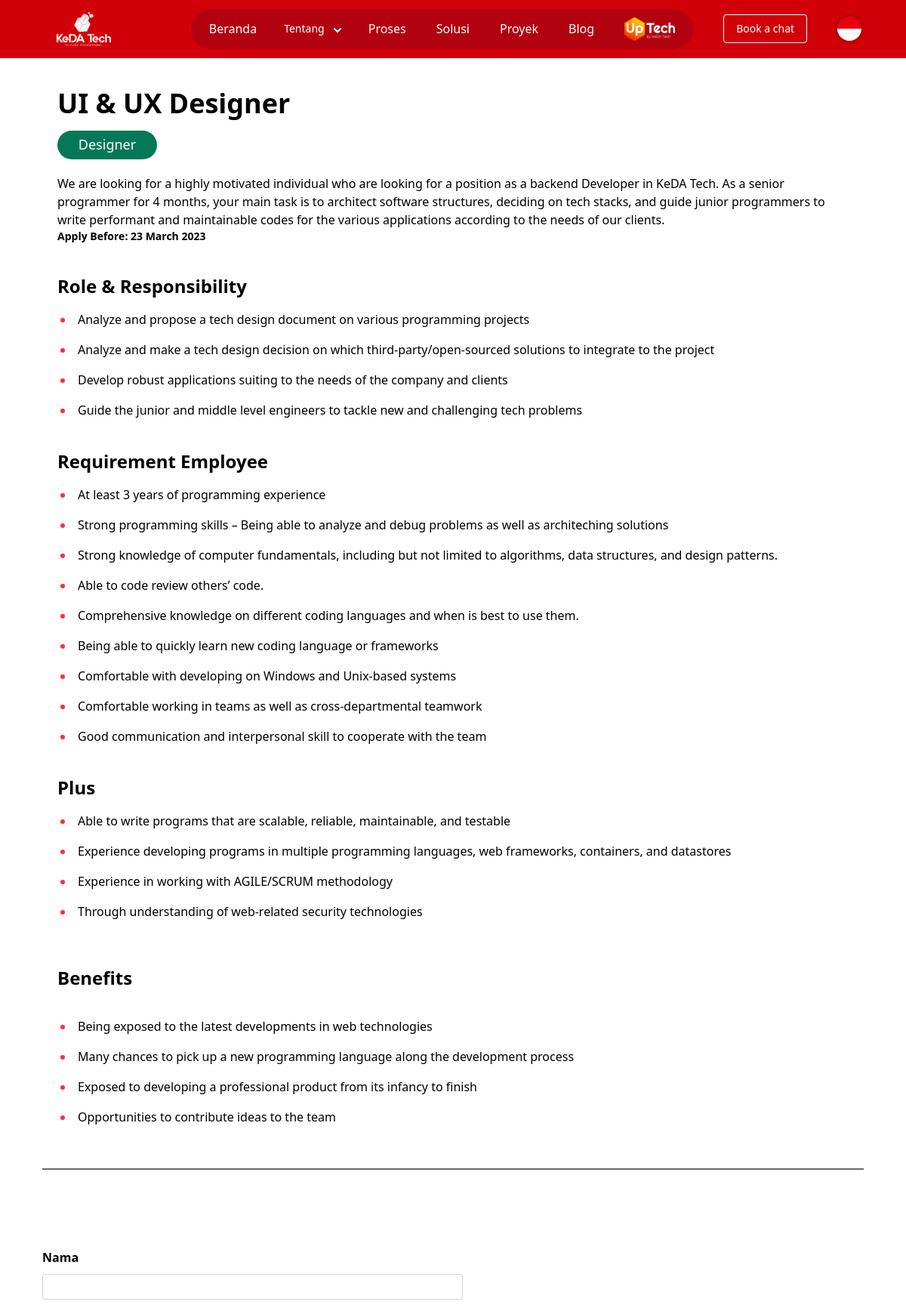
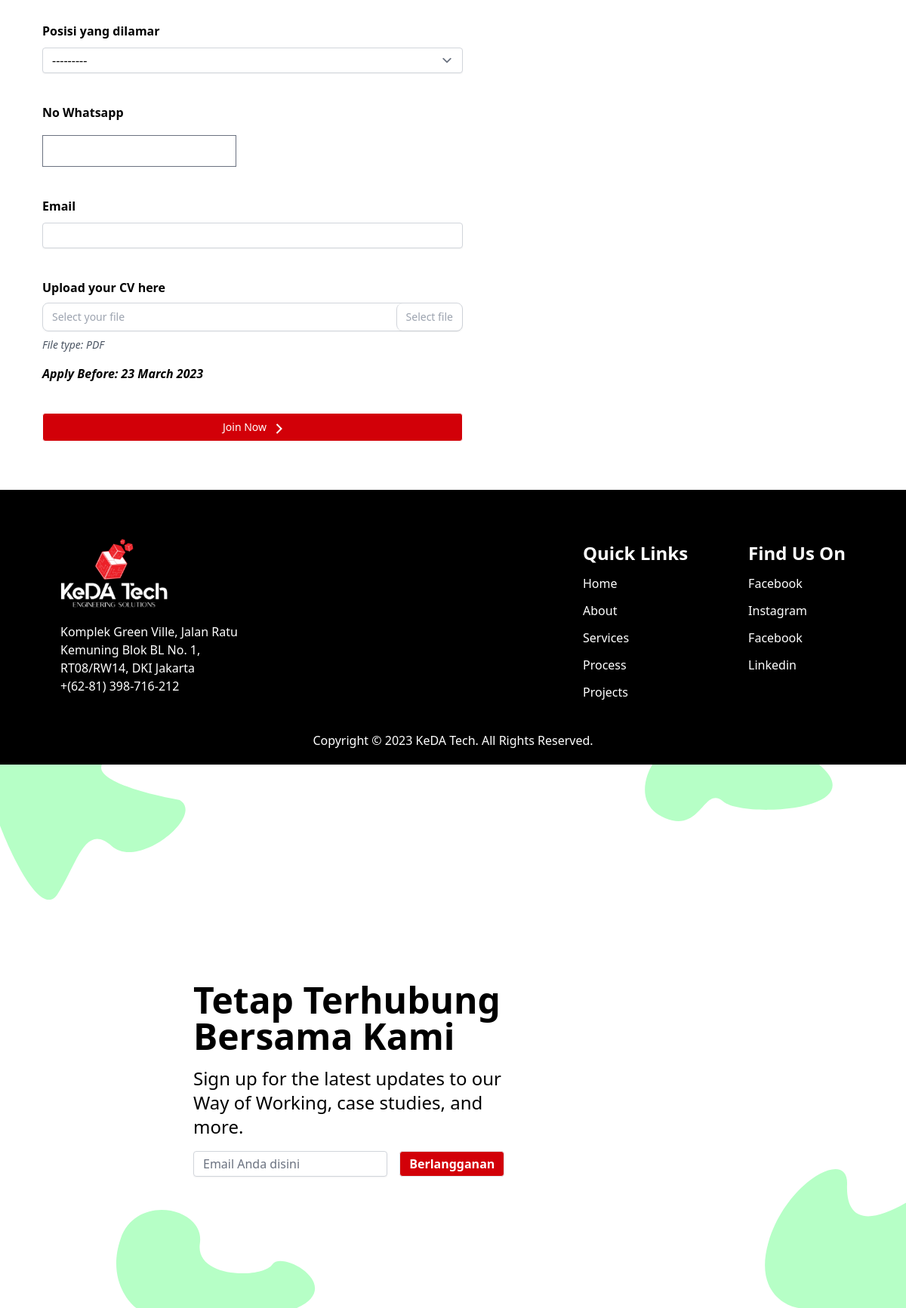
/detailCareer/ui-ux-designer, run on the app's committed database (2 pictures, top to bottom).
### website/models.py (models this page shows, shortened)
class Career(models.Model):
    career_name = models.CharField(max_length=300)
    career_tag_id = models.ForeignKey(Career_tag, on_delete=models.CASCADE)
    description = RichTextUploadingField()
    deadline = models.DateField(null=True)
    datetime= models.DateTimeField(auto_now_add=True)
    role_responsibility = RichTextUploadingField(null=True)
    requirement = RichTextUploadingField(null=True)
    plus = RichTextUploadingField(null=True)
    benefits = RichTextUploadingField(null=True)
    slug_career = models.SlugField(blank=True, null=True)
    inactive = 0
    active = 1
    choice = ((active, ('Active')),(inactive, ('Inactive')))
    status = models.IntegerField(default=1, choices=choice)

class Career_tag(models.Model):
    career_tag_name = models.CharField(max_length=100)
    color_id = models.ForeignKey(Color, on_delete=models.DO_NOTHING, null=True)
    def __str__(self):
        return self.career_tag_name

### website/views.py (the view)
# urls.py: path('detailCareer/<slug:slug_career>', detailCareer, name='detailCareer'),
def detailCareer(request, slug_career):
    if request.method == 'POST':
        if request.POST.get("form_type") == 'form_candidate':
            form_candidate = CandidateForm(request.POST, request.FILES)
            if form_candidate.is_valid():
                form_candidate.save()
                career = Career.objects.select_related('career_tag_id', 'career_tag_id__color_id').get(slug_career=slug_career)
                form_candidate = CandidateForm()
                form_subs = SubscriptionForm()
                context = {
                    'form_candidate' : form_candidate,
                    'form_subs' : form_subs,
                    'career' : career,
                    'success' : 'Lamaran Anda telah terkirim!'
                }
                return render(request, 'detailCareer.html', context)
            else:
                career = Career.objects.select_related('career_tag_id', 'career_tag_id__color_id').get(slug_career=slug_career)
                form_candidate = CandidateForm(request.POST)
                form_subs = SubscriptionForm()
                context = {
                    'form_candidate' : form_candidate,
                    'form_subs' : form_subs,
                    'career' : career,
                    'errors' : form_candidate.errors,
                }
                return render(request, 'detailCareer.html', context)
        elif request.POST.get("form_type") == 'form_subs':
            form_subs = SubscriptionForm(request.POST)
            if form_subs.is_valid():
                form_subs.save()
                career = Career.objects.select_related('career_tag_id', 'career_tag_id__color_id').get(slug_career=slug_career)
                form_candidate = CandidateForm()
                form_subs = SubscriptionForm()
                message = "berhasil"
                context = {
                    'form_candidate' : form_candidate,
                    'form_subs' : form_subs,
                    'message' : message,
                    'career' : career,
                }
                return render(request, 'detailCareer.html', context)
            else:
                career = Career.objects.select_related('career_tag_id', 'career_tag_id__color_id').get(slug_career=slug_career)
                form_candidate = CandidateForm()
                form_subs = SubscriptionForm()
                message = "error"
                context = {
                    'form_candidate' : form_candidate,
                    'form_subs' : form_subs,
                    'message' : message,
                    'career' : career,
                }
                return render(request, 'detailCareer.html', context)
    else:
        career = Career.objects.select_related('career_tag_id', 'career_tag_id__color_id').get(slug_career=slug_career)
        form_candidate = CandidateForm()
        form_subs = SubscriptionForm()
        context = {
            'career' : career,
            'form_candidate' : form_candidate,
            'form_subs' : form_subs,
        }
        return render(request, 'detailCareer.html', context)

### website/forms.py
class SubscriptionForm(ModelForm):
    def __init__(self, *args, **kwargs):
        super().__init__(*args, **kwargs)
        for key, field in self.fields.items():
            field.label = ""
    class Meta:
        model = Subscription
        fields = "__all__"
        widgets = {
            'email' : forms.EmailInput(attrs={'class':'w-80 py-1 rounded border-gray-300 shadow-sm focus:ring-[#d20008] focus:border-gray-200 transition duration-300', 'placeholder':'Email Anda disini'}),
        }

### website/templates/detailCareer.html (shortened to what this page needs)
{% extends 'base.html' %} {% load static %} {% block content %}
    <div>
        <div class="bg-white md:px-14 py-10 px-2">
           <div>
              <div class="mb-10 px-5">
                <h1 class="text-4xl font-bold mb-4">{{ career.career_name }}</h1>
                <p style="background-color: {{ career.career_tag_id.color_id.hex_code }};" class="text-lg w-[132px] pt-1 pb-1.5 text-center rounded-full text-white mb-5">{{career.career_tag_id}}</p>
                <p class="leading-relaxed mb-2">{{career.description |safe}}</p>
                <p class="text-sm font-semibold">Apply Before: {{ career.deadline|date:"j F Y" }}</p>
              </div>
              <div class="mb-10">
                <h1 class="text-2xl font-semibold mb-4 pl-5">Role & Responsibility</h1>
                <div class="bullet pr-5">
                  {{career.role_responsibility|safe}}
                </div>
              </div>
              <div class="mb-10">
                <h1 class="text-2xl font-semibold mb-4 pl-5">Requirement Employee</h1>
                <div class="bullet pr-5">
                  {{career.requirement|safe}}
                </div>
              </div>
              <div class="mb-10">
                <h1 class="text-2xl font-semibold mb-4 pl-5">Plus</h1>
                <div class="bullet pr-5">
                  {{career.plus|safe}}
                </div>
              </div>
              <div class="pb-10 md:border-b-2 border-[#696969]">
                <h1 class="text-2xl font-semibold mb-4 p-5">Benefits</h1>
                <div class="bullet pr-5">
                  {{career.benefits|safe}}
                </div>
              </div>
           </div>
        </div>
        <div class="bg-white md:py-16 md:px-14 pb-10 px-8">
            <div>
              <form action=""  method="POST" enctype="multipart/form-data">
                <div class="grid grid-rows-2 mb-10">
                  <label for="name" class="font-semibold">Nama</label>
                  {{form_candidate.candidate_name}}
                </div>
                <div class="grid grid-rows-2 mb-10">
                  <label for="career_tag_id" class="font-semibold">Posisi yang dilamar</label>
                  {{form_candidate.career_tag_id}}
                 </div>
                <div class="grid grid-rows-2 mb-10">
                  <label for="phone" class="font-semibold">No Whatsapp</label>
                  <div class="flex md:w-[557px]">
                  {{form_candidate.whatsapp_number}}
                  </div>
                 </div>
                <div class="grid grid-rows-2 mb-10">
                  <label for="email" class="font-semibold">Email</label>
                  {{form_candidate.email}}
                </div>
                <div class="grid gap-2 mb-10">
                  <label for="cv" class="font-semibold">Upload your CV here</label>
                    <div class="flex justify-between md:w-[557px] border rounded-lg border-gray-300 shadow-sm cursor-pointer">
                      <label for="cv">
                        <div class="py-2 px-3 cursor-pointer">
                          <p class="text-gray-400 text-sm" id="wpName">
                            Select your file
                          </p>
                        </div>
                      </label>
                      <label for="cv">
                      <div class="py-2 px-3 border-l rounded-lg border-gray-300 shadow-sm cursor-pointer">
                        <p class="text-gray-400 text-sm cursor-pointer">
                          Select file
                        </p>
                      </div>
                    </label>
                    </div>
                  <p class="text-sm text-gray-600 dark:text-gray-600 italic" id="file_input_help">File type: PDF</p>
                  <p class="font-semibold italic">Apply Before: {{ career.deadline|date:"j F Y" }}</p>
                </div>
                <div>
                  <Button class="md:w-[557px] w-full px-4 py-2 border bg-[#d20008] border-white text-white rounded hover:bg-[#b3020f] hover:border-[#d20008] text-sm font-medium transition duration-300"><span class="flex justify-center items-center"><p class="mr-3">Join Now</p> <img src="{% static "image/public/lebihDari.svg" %}" alt="" class="mt-1"/></span></Button>
                </div>
              </form>
            </div>
        </div>
      <div class="bg-black  ">
        <div class="px-7 md:px-20 md:pt-12 md:pb-5 py-10">
          <div class="md:flex md:justify-between">
            <div class="border-b md:border-none py-4">
              <div class="flex justify-center md:justify-start">
                <img src="{% static "image/public/logo2.svg" %}" alt="logo" class="mb-5"/>
              </div>
              <p class="text-white text-center md:text-left md:w-[292px]">Komplek Green Ville, Jalan Ratu<br class="hidden md:block"/> Kemuning Blok BL No. 1,<br class="hidden md:block"/> RT08/RW14, DKI Jakarta <br class="hidden md:block"/>+(62-81) 398-716-212</p>
            </div>
            <div class="flex justify-around md:gap-20 pt-5">
              <div class="">
                <h1 class="text-white md:text-2xl font-bold mb-3">Quick Links</h1>
                <p class="text-white mb-3">Home</p>
                <p class="text-white mb-3">About</p>
                <p class="text-white mb-3">Services</p>
                <p class="text-white mb-3">Process</p>
                <p class="text-white mb-3">Projects</p>
              </div>
              <div class="">
                <h1 class="text-white md:text-2xl font-bold mb-3">Find Us On</h1>
                <p class="text-white mb-3">Facebook</p>
                <p class="text-white mb-3">Instagram</p>
                <p class="text-white mb-3">Facebook</p>
                <p class="text-white mb-3">Linkedin</p>
              </div>
            </div>
          </div>
            <p class="text-white mt-7 flex justify-center">Copyright © <script>document.write(/\d{4}/.exec(Date())[0])</script> KeDA Tech<span class="md:block hidden">. All Rights Reserved.</span></p>
        </div>
      </div>
        <div style="background-image: url('{% static "image/public/bgAfterFooterGreens.svg" %}')" class="h-[720px] shadow-black">
          <div class="container px-64 pt-72">
            <h1 class="text-5xl font-bold mb-4">Tetap Terhubung Bersama Kami</h1>
            <p class="text-2xl pr-20 mb-4">Sign up for the lat­est up­dates to our Way of Working, case stud­ies, and more.</p>
            <div>
              <form action="" method="POST" id="subs">
                {{form_subs}}
                <button type="submit" class="px-3 py-1 border bg-[#d20008] text-white text-md ml-3 font-bold rounded hover:bg-[#b3020f] hover:border-[#d20008] transition duration-300">Berlangganan</button>
              </form>
              </div>
          </div>
        </div>
    </div>
{% endblock content %}

### data on the page
Career: career_name "UI & UX Designer", career_tag_id "Designer", description "We are looking for a highly motivated individual who are looking for a position as a backend Developer in KeDA Tech. As a senior programmer for 4 months, your main task is to architect software structures, deciding on tech stacks, and guide junior programmers to write performant and maintainable codes for the various applications according to the needs of our clients.", deadline "23 March 2023", role_responsibility "Analyze and propose a tech design document on various programming projects Analyze and make a tech design decision on which third-party/open-sourced solutions to integrate to the project Develop robust applications suiting to the needs of the company and clients Guide the junior and middle level engineers to tackle new and challenging tech problems", requirement "At least 3 years of programming experience Strong programming skills – Being able to analyze and debug problems as well as architeching solutions Strong knowledge of computer fundamentals, including but not limited to algorithms, data structures, and design patterns. Able to code review others’ code. Comprehensive knowledge on different coding languages and when is best to use them. Being able to quickly learn new coding language or frameworks Comfortable with developing on Windows and Unix-based systems Comfortable working in teams as well as cross-departmental teamwork Good communication and interpersonal skill to cooperate with the team", plus "Able to write programs that are scalable, reliable, maintainable, and testable Experience developing programs in multiple programming languages, web frameworks, containers, and datastores Experience in working with AGILE/SCRUM methodology Through understanding of web-related security technologies", benefits "Being exposed to the latest developments in web technologies Many chances to pick up a new programming language along the development process Exposed to developing a professional product from its infancy to finish Opportunities to contribute ideas to the team"
